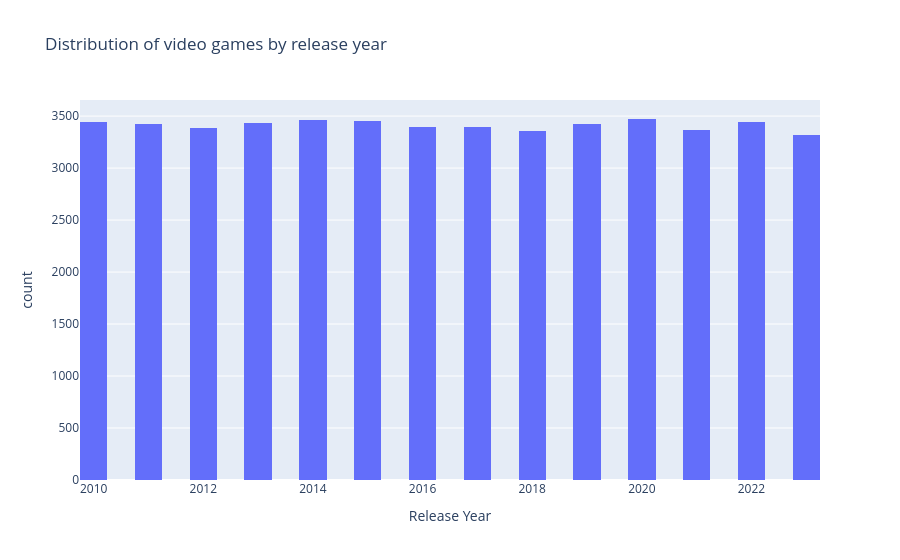

Notebook code for this chart:
### Code cell
fig = px.histogram(
    dataset,
    x="Release Year",
    nbins=50,
    title="Distribution of video games by release year"
)

fig.show()

### Figure 1 — Plotly figure (JSON) as saved in the notebook; plotly's stock layout.template omitted (floating-point values rounded to 4 significant figures; data arrays with more than 128 entries replaced by an {"elided": "..."} marker saying what was removed)
{"data": [{"bingroup": "x", "hovertemplate": "Release Year=%{x}<br>count=%{y}<extra></extra>", "legendgroup": "", "marker": {"color": "#636efa", "pattern": {"shape": ""}}, "name": "", "nbinsx": 50, "orientation": "v", "showlegend": false, "type": "histogram", "x": {"elided": "47774 int values"}, "xaxis": "x", "yaxis": "y"}], "layout": {"barmode": "relative", "legend": {"tracegroupgap": 0}, "title": {"text": "Distribution of video games by release year"}, "xaxis": {"anchor": "y", "domain": [0, 1], "title": {"text": "Release Year"}}, "yaxis": {"anchor": "x", "domain": [0, 1], "title": {"text": "count"}}}}
